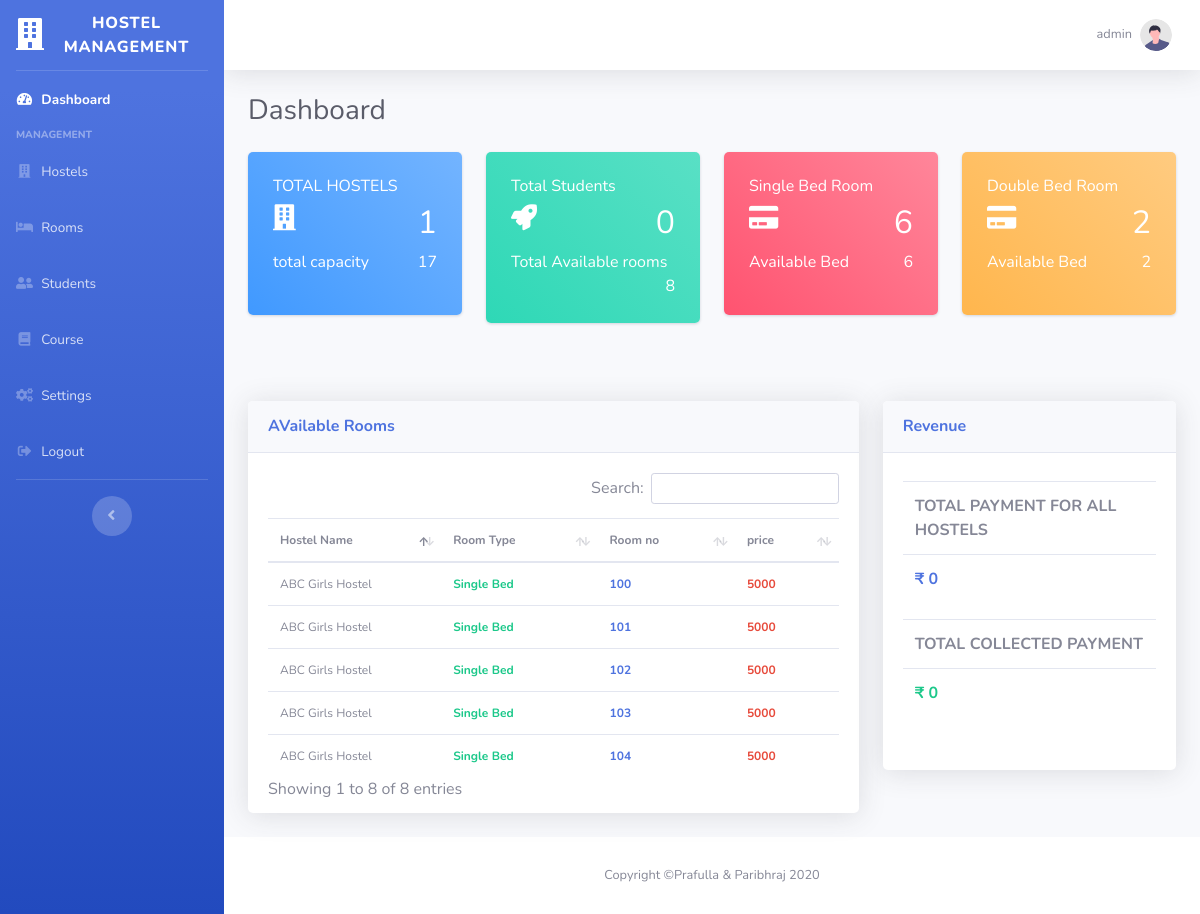
Page /index.php (signed in) on the earlier database version.
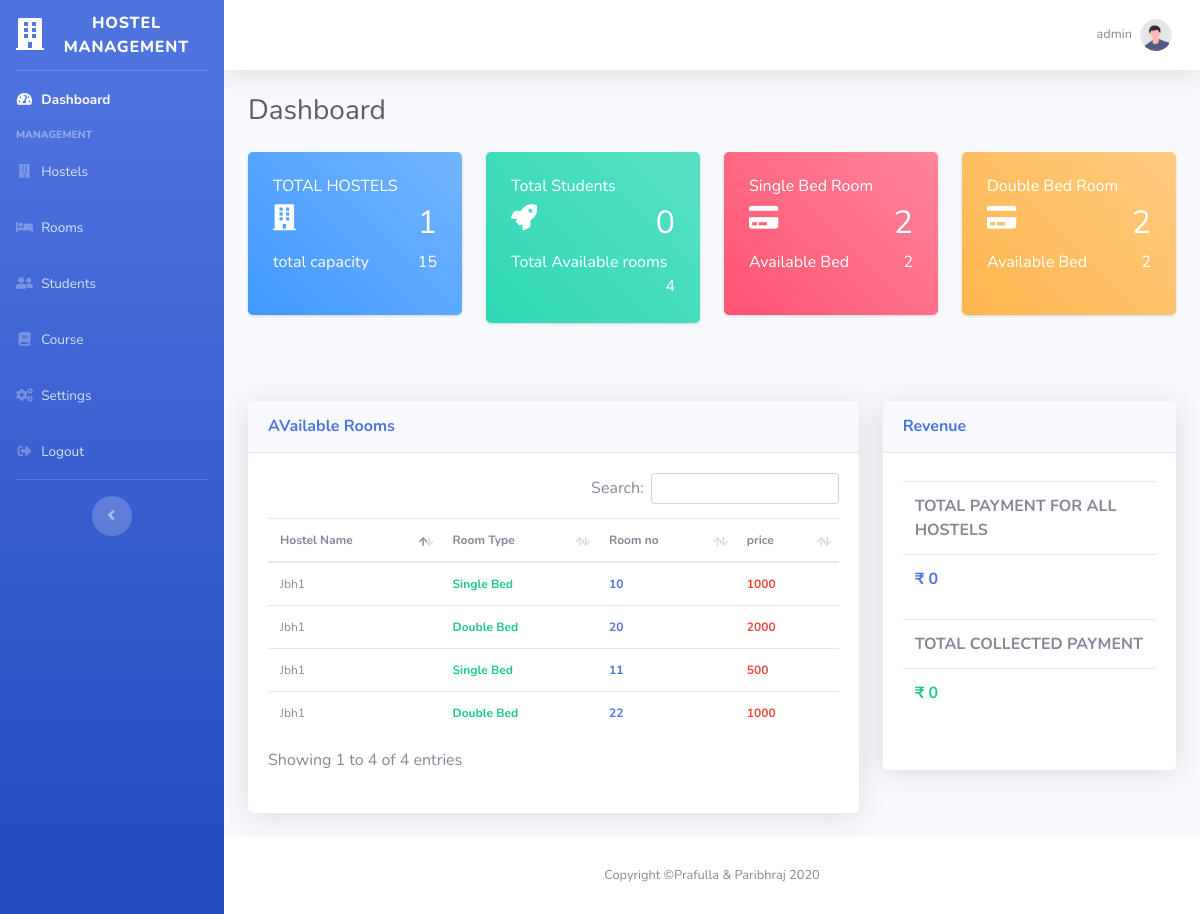
Same page on the later database version.
### tables this page shows
CREATE TABLE `room` (
  `rid` mediumint(9) NOT NULL,
  `hname` varchar(255) DEFAULT NULL,
  `rno` mediumint(9) DEFAULT NULL,
  `rprice` int(11) NOT NULL,
  `rtype` varchar(255) DEFAULT NULL,
  `status` varchar(255) DEFAULT '0'
);

### dashboard.php (the view, shortened to what this page needs)
<?php
include('include/header.php');
$sql = "SELECT count(hid) FROM hostel";
$result = $conn->query($sql);
$row = mysqli_fetch_row($result);
$thostel = $row[0];
$sql = "SELECT sum(hcap) as capac FROM hostel";
$result = $conn->query($sql);
$row = mysqli_fetch_array($result);
$tcap = $row['capac']+0;
$sql = "SELECT count(sid) FROM student";
$result = $conn->query($sql);
$row = mysqli_fetch_row($result);
$tstudent = $row[0];
$sql = "SELECT count(rid) FROM room";
$result = $conn->query($sql);
$row = mysqli_fetch_row($result);
$troom = $row[0];
$sql = "SELECT count(rid) FROM room where rtype = 'Single'";
$result = $conn->query($sql);
$row = mysqli_fetch_row($result);
$sbed = $row[0];
$sql = "SELECT count(rid) FROM room where status = '0' and rtype = 'Single' ";
$result = $conn->query($sql);
$row = mysqli_fetch_row($result);
$savl = $row[0];
$sql = "SELECT count(rid) FROM room where rtype = 'Double'";
$result = $conn->query($sql);
$row = mysqli_fetch_row($result);
$dbed = $row[0];
$sql = "SELECT COUNT(rid) FROM room WHERE rtype = 'Double' and status = '0' or status = '2'";
$result = $conn->query($sql);
$row = mysqli_fetch_row($result);
$davl = $row[0];
?>
<div class="container-fluid">
    <div class="d-sm-flex align-items-center justify-content-between mb-4">
        <h1 class="h3 mb-0 text-gray-800">Dashboard</h1>
    </div>
    <div class="row">
        <div class="col-md-4 col-xl-3">
            <div class="card bg-c-blue order-card">
                <div class="card-block">
                    <h6 class="m-b-20">TOTAL HOSTELS</h6>
                    <h2 class="text-right">
                        <i class="fa fa-building f-left"></i>
                        <span><?php echo $thostel; ?></span></h2>
                    <p class="m-b-0">total capacity<span class="f-right"><?php echo $tcap; ?></span></p>
                </div>
            </div>
        </div>
        <div class="col-md-4 col-xl-3">
            <div class="card bg-c-green order-card">
                <div class="card-block">
                    <h6 class="m-b-20">Total Students</h6>
                    <h2 class="text-right">
                        <i class="fa fa-rocket f-left"></i>
                        <span><?php echo $tstudent; ?></span></h2>
                    <p class="m-b-0">Total Available rooms<span class="f-right"><?php echo $troom; ?></span></p>
                </div>
            </div>
        </div>
        <div class="col-md-4 col-xl-3">
            <div class="card bg-c-pink order-card">
                <div class="card-block">
                    <h6 class="m-b-20">Single Bed Room</h6>
                    <h2 class="text-right">
                        <i class="fa fa-credit-card f-left"></i>
                        <span><?php echo $sbed; ?></span></h2>
                    <p class="m-b-0">Available Bed
                        <span class="f-right"><?php echo $savl; ?></span></p>
                </div>
            </div>
        </div>
        <div class="col-md-4 col-xl-3">
            <div class="card bg-c-yellow order-card">
                <div class="card-block">
                    <h6 class="m-b-20">Double Bed Room</h6>
                    <h2 class="text-right">
                        <i class="fa fa-credit-card f-left"></i>
                        <span><?php echo $dbed; ?></span></h2>
                    <p class="m-b-0">Available Bed<span class="f-right"><?php echo $davl; ?></span></p>
                </div>
            </div>
        </div>
    </div>
    <div class="row mt-5">
        <div class="col-xl-8 col-lg-7">
            <div class="card shadow mb-4">
                <div
                    class="card-header py-3 d-flex flex-row align-items-center justify-content-between">
                    <h6 class="m-0 font-weight-bold text-primary">AVailable Rooms</h6>
                </div>
                <div class="card-body">
                    <div class="chart-area">
                        <table class="table roomdetail" style="font-size: 12px;">
                            <thead>
                                <th>Hostel Name</th>
                                <th>Room Type</th>
                                <th>Room no</th>
                                <th>price</th>
                            </thead>
                            <tbody>
                                <?php
                                            $sql = "SELECT * FROM room ";
                                            $result = $conn->query($sql);
                                            while($row = $result->fetch_assoc()){
                                            echo'
                                            <tr>
                                                <td>'.$row["hname"].'</td>
                                                <td class="font-weight-bold text-success">'.$row["rtype"].' Bed</td>
                                                <td class="font-weight-bold text-primary">'.$row["rno"].'</td>
                                                <td class="font-weight-bold text-danger">'.$row["rprice"].'</td>
                                            </tr>';
                                            }
                                            ?>
                            </tbody>
                        </table>
                    </div>
                </div>
            </div>
        </div>
        <div class="col-xl-4 col-lg-5">
            <div class="card shadow mb-4">
                <div
                    class="card-header py-3 d-flex flex-row align-items-center justify-content-between">
                    <h6 class="m-0 font-weight-bold text-primary">Revenue
                    </h6>
                </div>
                <?php
                $sql = "SELECT sum(TotalPayment) as tpay, sum(Paymentdone) as payd FROM student";
                $result = $conn->query($sql);
                $row = mysqli_fetch_assoc($result);
                $tpayment = $row['tpay']+0;
                $paymentdone = $row['payd']+0;
                ?>
                <div class="card-body">
                    <div class="chart-pie  pt-2 pb-2">
                    <table class="table">
                        <th class="text-uppercase">total payment for all hostels</th>
                        <tr>
                            <td class="font-weight-bold text-primary">₹ <?php echo $tpayment; ?></td>
                        </tr>
                    </table>
                    <table class="table">
                        <th class="text-uppercase">total collected payment</th>
                        <tr>
                            <td class="font-weight-bold text-success">₹ <?php echo $paymentdone; ?></td>
                        </tr>
                    </table>
                    </div>
                </div>
            </div>
        </div>
    </div>
</div>
<?php include('include/footer.php') ?>

### index.php (shortened to what this page needs)
<?php
if(!isset($_SESSION["username"])){
    header("LOCATION: /index.php");
}
else{
    include('dashboard.php');
}
?>

### include/header.php (shortened to what this page needs)
<!DOCTYPE html>
<html lang="en">
<head>
    <link href="vendor/fontawesome-free/css/all.min.css" rel="stylesheet" type="text/css">
    <link href="vendor/datatables/dataTables.bootstrap4.min.css" rel="stylesheet">
    <link href="css/sb-admin-2.min.css" rel="stylesheet">
    <link href="css/custom.css" rel="stylesheet">
</head>
<body id="page-top">
    <div id="wrapper">
        <ul class="navbar-nav bg-gradient-primary sidebar sidebar-dark accordion" id="accordionSidebar">
            <a class="sidebar-brand d-flex align-items-center justify-content-center" href="dashboard.php">
                <div class="sidebar-brand-icon ">
                    <i class="fas fa-building"></i>
                </div>
                <div class="sidebar-brand-text mx-3">Hostel Management</div>
            </a>
            <hr class="sidebar-divider my-0">
            <li class="nav-item active">
                <a class="nav-link  <?php if(PAGE == 'dashboard') { echo 'active'; } ?>" href="dashboard.php">
                    <i class="fas fa-fw fa-tachometer-alt"></i>
                    <span>Dashboard</span></a>
            </li>
            <div class="sidebar-heading">
                Management
            </div>
            <li class="nav-item">
                <a class="nav-link  <?php if(PAGE == 'hostel') { echo 'active'; } ?>" href="hostel.php">
                    <i class="fas fa-fw fa-building"></i>
                    <span>Hostels</span></a>
            </li>
            <li class="nav-item">
                <a class="nav-link  <?php if(PAGE == 'room') { echo 'active'; } ?>" href="room.php">
                    <i class="fas fa-fw fa-bed"></i>
                    <span>Rooms</span></a>
            </li>
            <li class="nav-item">
                <a class="nav-link  <?php if(PAGE == 'student') { echo 'active'; } ?>" href="students.php">
                    <i class="fas fa-fw fa-user-friends"></i>
                    <span>Students</span></a>
            </li>
            <li class="nav-item">
                <a class="nav-link  <?php if(PAGE == 'course') { echo 'active'; } ?>" href="course.php">
                    <i class="fas fa-fw fa-book"></i>
                    <span>Course</span></a>
            </li>
            <li class="nav-item">
                <a class="nav-link  <?php if(PAGE == 'settings') { echo 'active'; } ?>" href="settings.php">
                    <i class="fas fa-fw fa-cogs"></i>
                    <span>Settings</span></a>
            </li>
            <li class="nav-item">
                <a class="nav-link  <?php if(PAGE == 'logout') { echo 'active'; } ?>" href="logout.php">
                    <i class="fas fa-fw fa-sign-out-alt"></i>
                    <span>Logout</span></a>
            </li>
            <hr class="sidebar-divider d-none d-md-block">
            <div class="text-center d-none d-md-inline">
                <button class="rounded-circle border-0" id="sidebarToggle"></button>
            </div>
        </ul>
        <div id="content-wrapper" class="d-flex flex-column">
            <div id="content">
                <nav class="navbar navbar-expand navbar-light bg-white topbar mb-4 static-top shadow">
                    <ul class="navbar-nav ml-auto">
                        <li class="nav-item dropdown no-arrow">
                            <a class="nav-link dropdown-toggle" href="#" id="userDropdown" role="button"
                                data-toggle="dropdown" aria-haspopup="true" aria-expanded="false">
                                <span class="mr-2 d-none d-lg-inline text-gray-600 small"><?php echo $_SESSION["username"]?></span>
                                <img class="img-profile rounded-circle"
                                    src="img/undraw_profile.svg">
                            </a>
                        </li>
                    </ul>
                </nav>

### include/footer.php (shortened to what this page needs)
</div>
<footer class="sticky-footer bg-white">
    <div class="container my-auto">
        <div class="copyright text-center my-auto">
            <span>Copyright &copy;Prafulla & Paribhraj 2020</span>
        </div>
    </div>
</footer>
</div>
</div>
</body>
</html>

### css/custom.css (style rules this page uses)
.order-card { color: #fff; }
.bg-c-blue { background: linear-gradient(45deg,#4099ff,#73b4ff); }
.bg-c-green { background: linear-gradient(45deg,#2ed8b6,#59e0c5); }
.bg-c-yellow { background: linear-gradient(45deg,#FFB64D,#ffcb80); }
.bg-c-pink { background: linear-gradient(45deg,#FF5370,#ff869a); }
.card { border-radius: 5px; -webkit-box-shadow: 0 1px 2.94px 0.06px rgba(4,26,55,0.16); box-shadow: 0 1px 2.94px 0.06px rgba(4,26,55,0.16); border: none; margin-bottom: 30px; -webkit-transition: all 0.3s ease-in-out; transition: all 0.3s ease-in-out; }
.card .card-block { padding: 25px; }
.order-card i { font-size: 26px; }
.f-left { float: left; }
.f-right { float: right; }

Differences in the rows shown:
removed room: hname "ABC Girls Hostel", rtype "Single", rno "100", rprice "5000"
removed room: hname "ABC Girls Hostel", rtype "Single", rno "101", rprice "5000"
removed room: hname "ABC Girls Hostel", rtype "Single", rno "102", rprice "5000"
removed room: hname "ABC Girls Hostel", rtype "Single", rno "103", rprice "5000"
removed room: hname "ABC Girls Hostel", rtype "Single", rno "104", rprice "5000"
added room: hname "Jbh1", rtype "Single", rno "10", rprice "1000"
added room: hname "Jbh1", rtype "Double", rno "20", rprice "2000"
added room: hname "Jbh1", rtype "Single", rno "11", rprice "500"
added room: hname "Jbh1", rtype "Double", rno "22", rprice "1000"
Other differences:
$tcap: "17" → "15"
$troom: "8" → "4"
$sbed: "6" → "2"
$savl: "6" → "2"
text written by a page script: "Search: Showing 1 to 8 of 8 entries" → "Search: Showing 1 to 4 of 4 entries"
